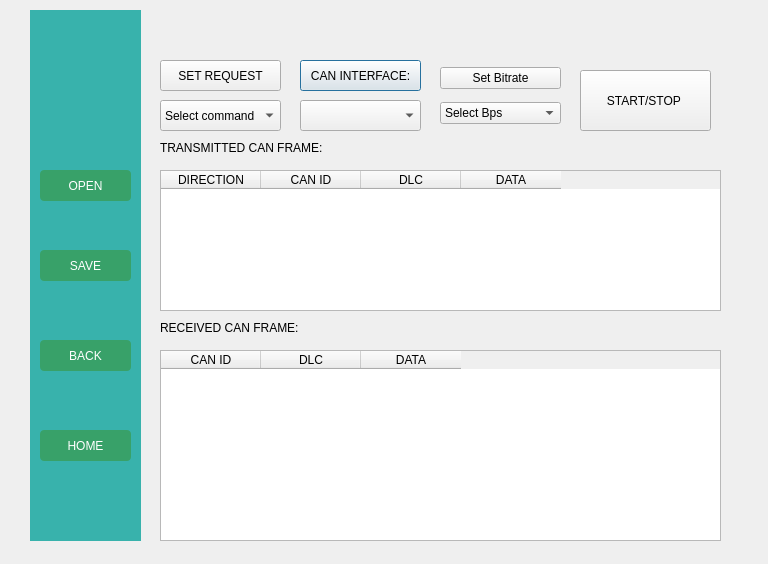
<?xml version="1.0" encoding="UTF-8"?>
<ui version="4.0">
 <class>Honda_rtr</class>
 <widget class="QDialog" name="Honda_rtr">
  <property name="geometry">
   <rect>
    <x>0</x>
    <y>0</y>
    <width>768</width>
    <height>564</height>
   </rect>
  </property>
  <property name="windowTitle">
   <string>Dialog</string>
  </property>
  <widget class="QPushButton" name="btCANInterface">
   <property name="geometry">
    <rect>
     <x>300</x>
     <y>60</y>
     <width>121</width>
     <height>31</height>
    </rect>
   </property>
   <property name="text">
    <string>CAN INTERFACE:</string>
   </property>
  </widget>
  <widget class="QLabel" name="labelCOM_4">
   <property name="geometry">
    <rect>
     <x>160</x>
     <y>320</y>
     <width>191</width>
     <height>16</height>
    </rect>
   </property>
   <property name="styleSheet">
    <string notr="true">font: 12pt &quot;Segoe UI&quot;;
color: black;</string>
   </property>
   <property name="text">
    <string>RECEIVED CAN FRAME:</string>
   </property>
  </widget>
  <widget class="QTableWidget" name="tableWidgetResponse">
   <property name="geometry">
    <rect>
     <x>160</x>
     <y>350</y>
     <width>561</width>
     <height>191</height>
    </rect>
   </property>
   <column>
    <property name="text">
     <string>CAN ID</string>
    </property>
   </column>
   <column>
    <property name="text">
     <string>DLC</string>
    </property>
   </column>
   <column>
    <property name="text">
     <string>DATA</string>
    </property>
   </column>
  </widget>
  <widget class="QTableWidget" name="tableWidgetRequest">
   <property name="geometry">
    <rect>
     <x>160</x>
     <y>170</y>
     <width>561</width>
     <height>141</height>
    </rect>
   </property>
   <column>
    <property name="text">
     <string>DIRECTION</string>
    </property>
   </column>
   <column>
    <property name="text">
     <string>CAN ID</string>
    </property>
   </column>
   <column>
    <property name="text">
     <string>DLC</string>
    </property>
   </column>
   <column>
    <property name="text">
     <string>DATA</string>
    </property>
   </column>
  </widget>
  <widget class="QComboBox" name="comboBoxRequest">
   <property name="geometry">
    <rect>
     <x>160</x>
     <y>100</y>
     <width>121</width>
     <height>31</height>
    </rect>
   </property>
   <item>
    <property name="text">
     <string>Select command</string>
    </property>
   </item>
   <item>
    <property name="text">
     <string>Vehicle Speed</string>
    </property>
   </item>
   <item>
    <property name="text">
     <string>Engine Speed </string>
    </property>
   </item>
   <item>
    <property name="text">
     <string>Diagnostic</string>
    </property>
   </item>
   <item>
    <property name="text">
     <string>Engine load</string>
    </property>
   </item>
   <item>
    <property name="text">
     <string>Engine coolant temperature</string>
    </property>
   </item>
   <item>
    <property name="text">
     <string>Fuel pressure</string>
    </property>
   </item>
   <item>
    <property name="text">
     <string>Intake air temperature</string>
    </property>
   </item>
   <item>
    <property name="text">
     <string>air flow rate</string>
    </property>
   </item>
   <item>
    <property name="text">
     <string>Throttle position</string>
    </property>
   </item>
   <item>
    <property name="text">
     <string>Run time since engine start</string>
    </property>
   </item>
   <item>
    <property name="text">
     <string/>
    </property>
   </item>
   <item>
    <property name="text">
     <string/>
    </property>
   </item>
   <item>
    <property name="text">
     <string/>
    </property>
   </item>
  </widget>
  <widget class="QPushButton" name="BtnSetRequest">
   <property name="geometry">
    <rect>
     <x>160</x>
     <y>60</y>
     <width>121</width>
     <height>31</height>
    </rect>
   </property>
   <property name="text">
    <string>SET REQUEST</string>
   </property>
  </widget>
  <widget class="QLabel" name="labelCOM_3">
   <property name="geometry">
    <rect>
     <x>160</x>
     <y>140</y>
     <width>211</width>
     <height>16</height>
    </rect>
   </property>
   <property name="styleSheet">
    <string notr="true">font: 12pt &quot;Segoe UI&quot;;
color: black;</string>
   </property>
   <property name="text">
    <string>TRANSMITTED CAN FRAME:</string>
   </property>
  </widget>
  <widget class="QWidget" name="layoutWidget">
   <property name="geometry">
    <rect>
     <x>440</x>
     <y>60</y>
     <width>121</width>
     <height>71</height>
    </rect>
   </property>
   <layout class="QVBoxLayout" name="verticalLayout">
    <item>
     <widget class="QPushButton" name="pushButton_2">
      <property name="text">
       <string>Set Bitrate</string>
      </property>
     </widget>
    </item>
    <item>
     <widget class="QComboBox" name="Cmbbitrate">
      <item>
       <property name="text">
        <string>Select Bps</string>
       </property>
      </item>
      <item>
       <property name="text">
        <string>125000</string>
       </property>
      </item>
      <item>
       <property name="text">
        <string>250000</string>
       </property>
      </item>
      <item>
       <property name="text">
        <string>500000</string>
       </property>
      </item>
      <item>
       <property name="text">
        <string>1000000</string>
       </property>
      </item>
      <item>
       <property name="text">
        <string>2000000</string>
       </property>
      </item>
     </widget>
    </item>
   </layout>
  </widget>
  <widget class="QWidget" name="sidebar" native="true">
   <property name="geometry">
    <rect>
     <x>30</x>
     <y>10</y>
     <width>111</width>
     <height>531</height>
    </rect>
   </property>
   <property name="styleSheet">
    <string notr="true">background-color: #38B2AC;
</string>
   </property>
   <widget class="QPushButton" name="buttonHome">
    <property name="geometry">
     <rect>
      <x>10</x>
      <y>420</y>
      <width>91</width>
      <height>31</height>
     </rect>
    </property>
    <property name="styleSheet">
     <string notr="true">background-color: #38A169; color: white;
border-radius: 4px;</string>
    </property>
    <property name="text">
     <string>HOME</string>
    </property>
   </widget>
   <widget class="QPushButton" name="buttonSave">
    <property name="geometry">
     <rect>
      <x>10</x>
      <y>240</y>
      <width>91</width>
      <height>31</height>
     </rect>
    </property>
    <property name="styleSheet">
     <string notr="true">background-color: #38A169; color: white;
border-radius: 4px;</string>
    </property>
    <property name="text">
     <string>SAVE</string>
    </property>
   </widget>
   <widget class="QLabel" name="labelMazda">
    <property name="geometry">
     <rect>
      <x>10</x>
      <y>10</y>
      <width>91</width>
      <height>101</height>
     </rect>
    </property>
    <property name="styleSheet">
     <string notr="true">image: url(:/Car_logos/HONDA LOGO.png);</string>
    </property>
    <property name="text">
     <string/>
    </property>
   </widget>
   <widget class="QPushButton" name="buttonOpen">
    <property name="geometry">
     <rect>
      <x>10</x>
      <y>160</y>
      <width>91</width>
      <height>31</height>
     </rect>
    </property>
    <property name="styleSheet">
     <string notr="true">background-color: #38A169; color: white;
border-radius: 4px;</string>
    </property>
    <property name="text">
     <string>OPEN</string>
    </property>
   </widget>
   <widget class="QPushButton" name="buttonReturn">
    <property name="geometry">
     <rect>
      <x>10</x>
      <y>330</y>
      <width>91</width>
      <height>31</height>
     </rect>
    </property>
    <property name="styleSheet">
     <string notr="true">background-color: #38A169; color: white;
border-radius: 4px;</string>
    </property>
    <property name="text">
     <string>BACK</string>
    </property>
   </widget>
   <zorder>buttonHome</zorder>
   <zorder>buttonSave</zorder>
   <zorder>labelMazda</zorder>
   <zorder>buttonReturn</zorder>
   <zorder>buttonOpen</zorder>
  </widget>
  <widget class="QPushButton" name="pushButton">
   <property name="geometry">
    <rect>
     <x>580</x>
     <y>70</y>
     <width>131</width>
     <height>61</height>
    </rect>
   </property>
   <property name="text">
    <string>START/STOP </string>
   </property>
   <property name="checkable">
    <bool>true</bool>
   </property>
  </widget>
  <widget class="QComboBox" name="cmbCANInterface">
   <property name="geometry">
    <rect>
     <x>300</x>
     <y>100</y>
     <width>121</width>
     <height>31</height>
    </rect>
   </property>
  </widget>
 </widget>
 <resources/>
 <connections/>
</ui>
